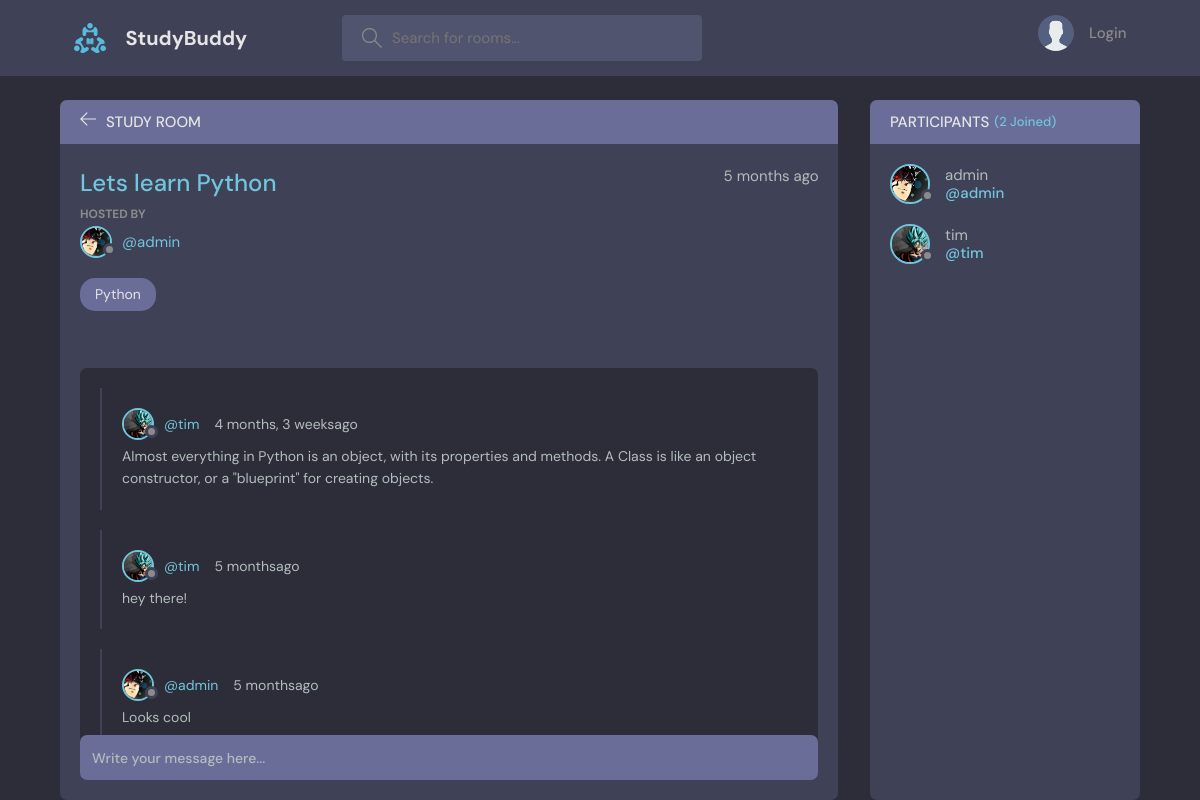
The page /room/1/ on the database its author committed.
### base/models.py (models this page shows, shortened)
class Room(models.Model):
    host=models.ForeignKey(User,on_delete=models.SET_NULL,null=True)
    topic=models.ForeignKey(Topic,on_delete=models.SET_NULL,null=True)
    name=models.CharField(max_length=200)
    description=models.TextField(null=True,blank=True)
    participants=models.ManyToManyField(User,related_name='participants',blank=True)
    updated=models.DateTimeField(auto_now=True)
    created=models.DateTimeField(auto_now_add=True)
    class Meta:
        ordering=['-updated','-created']

class User(AbstractUser):
    name=models.CharField(max_length=200,null=True)
    email=models.EmailField(unique=True, null=True)
    bio=models.TextField(null=True)
    avatar=models.ImageField(null=True,default="avatar.svg")
    USERNAME_FIELD= 'email'
    REQUIRED_FIELDS=[]

class Topic(models.Model):
    name=models.CharField(max_length=200)
    def __str__(self):
        return self.name

class Message(models.Model):
    user=models.ForeignKey(User,on_delete=models.CASCADE)
    room=models.ForeignKey(Room,on_delete=models.CASCADE)
    body=models.TextField()
    updated=models.DateTimeField(auto_now=True)
    created=models.DateTimeField(auto_now_add=True)
    class Meta:
        ordering=['-updated','-created']

### base/views.py (the view, shortened to what this page needs)
# urls.py: path('room/<str:pk>/',views.room,name="room"),
def room(request,pk):
    room=Room.objects.get(id=pk)
    room_messages=room.message_set.all().order_by('-created')
    participants=room.participants.all()
    context={'room':room,'room_messages':room_messages,'participants':participants}
    return render(request,'base/room.html',context)

### base/templates/base/room.html (shortened to what this page needs)
{% extends 'main.html' %}
{% block content %}
    <main class="profile-page layout layout--2">
      <div class="container">
        <div class="room">
          <div class="room__top">
            <div class="room__topLeft">
              <a href="{% url 'home' %}">
                <svg version="1.1" xmlns="http://www.w3.org/2000/svg" width="32" height="32" viewBox="0 0 32 32">
                  <title>arrow-left</title>
                  <path
                    d="M13.723 2.286l-13.723 13.714 13.719 13.714 1.616-1.611-10.96-10.96h27.625v-2.286h-27.625l10.965-10.965-1.616-1.607z"
                  ></path>
                </svg>
              </a>
              <h3>Study Room</h3>
            </div>
          </div>
          <div class="room__box scroll">
            <div class="room__header scroll">
              <div class="room__info">
                <h3>{{room.name}}</h3>
                <span>{{room.created|timesince}} ago</span>
              </div>
              <div class="room__hosted">
                <p>Hosted By</p>
                <a href="{% url 'user-profile' room.host.id %}" class="room__author">
                  {% if request.user == room.host %}
                  <div class="avatar avatar--small active">
                  {% else %}
                  <div class="avatar avatar--small">
                  {% endif %}
                    <img src="{{room.host.avatar.url}}" />
                  </div>
                  <span>@{{room.host.username}}</span>
                </a>
              </div>
              <span class="room__topics">{{room.topic}}</span>
            </div>
            <div class="room__conversation">
              <div class="threads scroll">
                {% for message in room_messages %}
                <div class="thread">
                  <div class="thread__top">
                    <div class="thread__author">
                      <a href="{% url 'user-profile' message.user.id %}" class="thread__authorInfo">
                        {% if request.user == message.user %}
                        <div class="avatar avatar--small active">
                        {% else %}
                        <div class="avatar avatar--small">
                        {% endif %}
                          <img src="{{message.user.avatar.url}}" />
                        </div>
                        <span>@{{message.user.username}}</span>
                      </a>
                      <span class="thread__date">{{message.created|timesince}}ago</span>
                    </div>
                  </div>
                  <div class="thread__details">
                    {{message.body}}
                  </div>
                </div>
                {% endfor %}
              </div>
            </div>
          </div>
          <div class="room__message">
            <form action="" method='POST'>
              <input name="body" placeholder="Write your message here..." />
            </form>
          </div>
        </div>
        <div class="participants">
          <h3 class="participants__top">Participants <span>({{participants.count}} Joined)</span></h3>
          <div class="participants__list scroll">
            {% for user in participants %}
            <a href="{% url 'user-profile' user.id %}" class="participant">
              {% if request.user == user %}
              <div class="avatar avatar--medium active">
              {% else %}
              <div class="avatar avatar--medium">
              {% endif %}
                <img src="{{ user.avatar.url}}" />
              </div>
              <p>
                {{user.username}}
                <span>@{{user.username}}</span>
              </p>
            </a>
            {% endfor %}
          </div>
        </div>
      </div>
    </main>
 {% endblock content %}

### rows shown on the page
Room: name "Lets learn Python", created "5 months", host.avatar (picture), host.username "admin", topic "Python"
Message: user.avatar (picture), user.username "tim", created "4 months, 3 weeks", body "Almost everything in Python is an object, with its properties and methods. A Class is like an object constructor, or a \"blueprint\" for creating objects."
Message: user.avatar (picture), user.username "tim", created "5 months", body "hey there!"
Message: user.avatar (picture), user.username "admin", created "5 months", body "Looks cool"
User: avatar (picture), username "admin"
User: avatar (picture), username "tim"

### other values the page prints
{{ participants.count }} "2"
